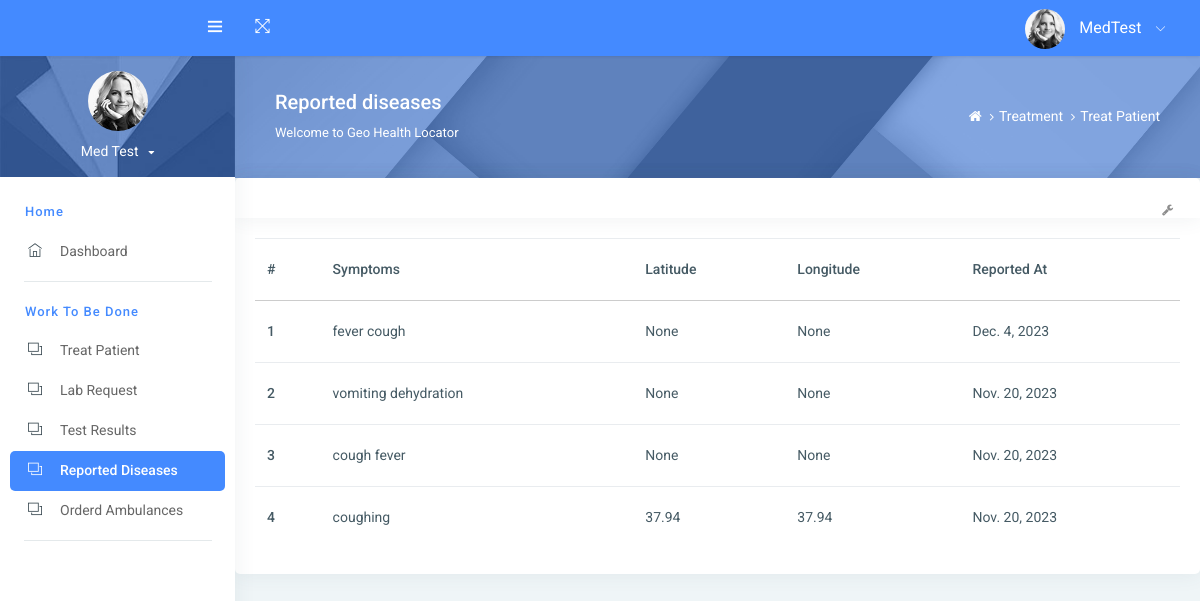
Page /diseases/ (signed in) on the earlier database version.
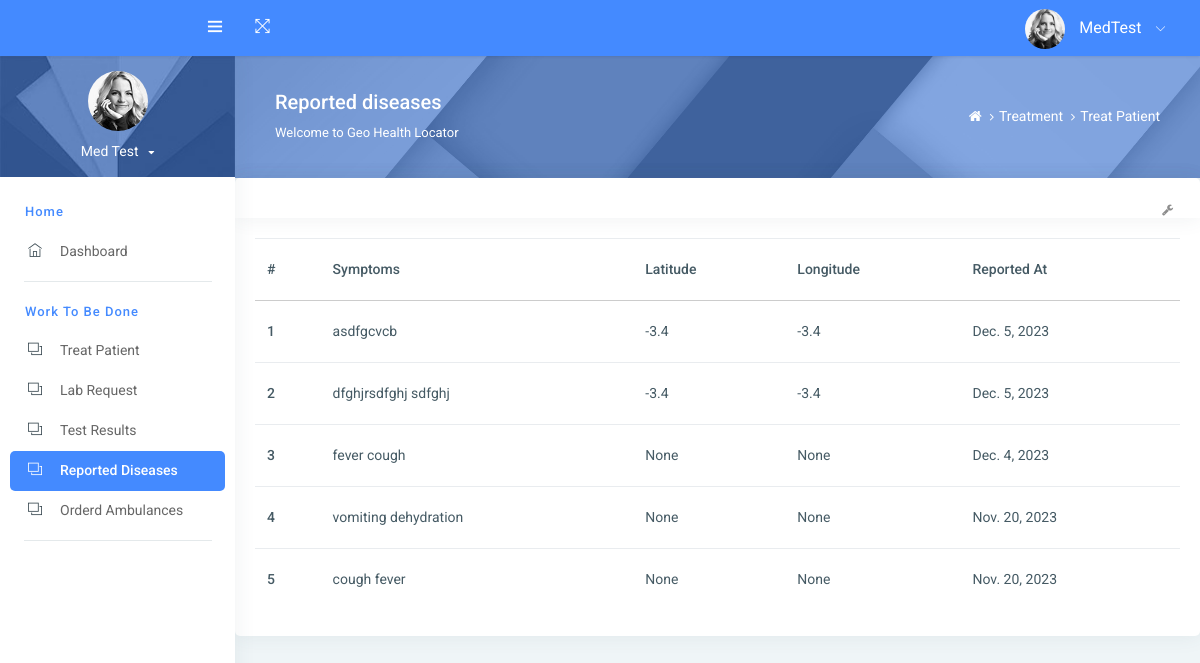
Same page on the later database version.
### accounts/models.py (models this page shows, shortened)
class TrackingModel(models.Model):
    created_at = models.DateTimeField(auto_now_add=True)
    updated_at = models.DateTimeField(auto_now=True)
    class Meta:
        abstract = True
        ordering = ["-created_at"]

class User(AbstractBaseUser, TrackingModel):
    username_validator = UnicodeUsernameValidator()
    Role_choices = (
        ("Administrator", "Administrator"),
        ("Community Member", "Community Member"),
        ("Medical Personel", "Medical Personel")
    )
    Gender_choices = (
        ("Male", "Male"),
        ("Female", "Female"),
        ("Other", "Other")
    )
    username = models.CharField(
        _('username'),
        max_length=150,
        unique=True,
        validators=[username_validator],
        error_messages={
            'unique':_("A user with that username already exists."),
        },
    )
    first_name = models.CharField(_('first name'),
                                max_length=150, blank=False, null=False
                                )
    middle_name = models.CharField(_('middle name'),
                            max_length=150, blank=True, null=True
                            )
    last_name = models.CharField(_('last name'),
                            max_length=150, blank=False, null=False
                            )
    identification = models.IntegerField(_("identification"), null=True)
    email = models.EmailField(_('email'), unique=True, error_messages={
        'unique': ('A user with email already exists.'),
    })
    gender = models.CharField(_("gender"), max_length=10, choices=Gender_choices)
    phone = PhoneNumberField(
        _('phone number'), unique=True,
        blank=True, null=True, max_length=27)
    county = models.CharField(_("county"), max_length=50,
                              blank=True, null=True)
    sub_county = models.CharField(_("sub county"), max_length=80,
                                  blank=True, null=True)
    ward = models.CharField(_("ward"), max_length=100,
                            blank=True, null=True)
    location = models.CharField(_("location"), max_length=100,
                                blank=True, null=True)
    sub_location = models.CharField(_("sub location"), max_length=100,
                                    blank=True, null=True)
    village = models.CharField(_("village"), max_length=100,
                               blank=True, null=True)
    role = models.CharField(_('Role'), max_length=17, choices=Role_choices, default="Community Member")
    is_active = models.BooleanField(_('active'), default=True)
    is_admin = models.BooleanField(_('admin'), default=False)
    is_staff = models.BooleanField(_("staff"), default=False)
    timestamp = models.DateTimeField(_("timestamp"), auto_now_add=True)
    objects = CustomManager()
    USERNAME_FIELD = 'email'
    REQUIRED_FIELDS = ['username','identification']
    @property
    def staff(self):
        return self.staff
    @property
    def active(self):
        return self.active
    @property
    def admin(self):
        return self.admin

### geo_health_app/models.py (models this page shows)
class Disease(models.Model):
    reported_to = models.CharField(_("Reported to"), max_length=50, default='Mwatate Sub-County Hospital')
    reporter = models.ManyToManyField(User)
    symptoms = models.TextField( _("Symptoms"), blank=True, null=True)
    latitude = models.FloatField(_("latitude"),
                                 blank=True, null=True)
    longitude = models.FloatField(_("longitude"),
                                  blank=True, null=True)
    reported_at = models.DateTimeField(auto_now_add=True)

class Patient(Disease):
    type_choices = (
            ("Ambulance", "Ambulance"),
            ("Disease", "Disease"),
        )
    type_l = models.CharField(_("Submision type"), max_length=20, choices=type_choices, default='Disease')
    full_name = models.CharField(_("full name"), max_length=100,unique=True)
    age = models.IntegerField(_("age"), blank=True, null=True)
    health_situation = models.TextField(_("health situation"), max_length=1000,
                                        blank=True, null=True)

class Disease(models.Model):
    reported_to = models.CharField(_("Reported to"), max_length=50, default='Mwatate Sub-County Hospital')
    reporter = models.ManyToManyField(User)
    symptoms = models.TextField( _("Symptoms"), blank=True, null=True)
    latitude = models.FloatField(_("latitude"),
                                 blank=True, null=True)
    longitude = models.FloatField(_("longitude"),
                                  blank=True, null=True)
    reported_at = models.DateTimeField(auto_now_add=True)

### geo_health_app/views.py (the view)
# urls.py: path('diseases/', views.reported_diseases, name='diseases'),
def reported_diseases(request):
    user = request.user
    medic = MedicalPersonel.objects.get(user=user)
    diseases = Patient.objects.filter(reported_to = medic.hospital.hospital_name, type_l='Disease').order_by('-reported_at')
    context = {
        'diseases':diseases,
        'nav' : 'report'
    }
    return render(request, 'diseases.html', context)

### templates/diseases.html (shortened to what this page needs)
{% extends 'hospital/base2.html' %}
{% block content %}
<div class="pcoded-content">
    <div class="page-header">
        <div class="page-block">
            <div class="row align-items-center">
                <div class="col-md-8">
                    <div class="page-header-title">
                        <h5 class="m-b-10">Reported diseases</h5>
                        <p class="m-b-0">Welcome to Geo Health Locator</p>
                    </div>
                </div>
                <div class="col-md-4">
                    <ul class="breadcrumb-title">
                        <li class="breadcrumb-item">
                            <a href="/dashboard/"> <i class="fa fa-home"></i> </a>
                        </li>
                        <li class="breadcrumb-item"><a href="#!">Treatment</a>
                        </li>
                        <li class="breadcrumb-item"><a href="#!">Treat Patient</a>
                        </li>
                    </ul>
                </div>
            </div>
        </div>
    </div>
    <div class="card">
        <div class="card-header">
            <div class="card-header-right">
                <ul class="list-unstyled card-option">
                    <li><i class="fa fa fa-wrench open-card-option"></i></li>
                </ul>
            </div>
        </div>
        <div class="card-block table-border-style">
            <div class="table-responsive">
                <table class="table table-hover">
                    <thead>
                        <tr>
                            <th>#</th>
                            <th>Symptoms</th>
                            <th>Latitude</th>
                            <th>Longitude</th>
                            <th>Reported At</th>
                        </tr>
                    </thead>
                    <tbody>
                        {% for disease in diseases %}
                        <tr>
                            <th scope="row">{{forloop.counter}}</th>
                            <td>{{disease.symptoms}}</td>
                            <td>{{disease.latitude}}</td>
                            <td>{{disease.latitude}}</td>
                            <td>{{disease.reported_at|date}}</td>
                        </tr>
                        {% endfor %}
                    </tbody>
                </table>
            </div>
        </div>
    </div>
</div>
{% endblock %}

### templates/hospital/base2.html (shortened to what this page needs)
{% load static %}
<!DOCTYPE html>
<html lang="en">
<head>
    <link rel="stylesheet" href="{% static 'assets/pages/waves/css/waves.min.css' %}" type="text/css" media="all">
    <link rel="stylesheet" type="text/css" href="{% static 'assets/css/bootstrap/css/bootstrap.min.css' %}">
    <link rel="stylesheet" type="text/css" href="{% static 'assets/icon/themify-icons/themify-icons.css' %}">
    <link rel="stylesheet" type="text/css" href="{% static 'assets/icon/font-awesome/css/font-awesome.min.css' %}">
    <link rel="stylesheet" type="text/css" href="{% static 'assets/css/jquery.mCustomScrollbar.css' %}">
    <link rel="stylesheet" href="https://www.amcharts.com/lib/3/plugins/export/export.css" type="text/css"
        media="all" />
    <link rel="stylesheet" type="text/css" href="{% static 'assets/css/style.css' %}">
</head>
<body>
    <div id="pcoded" class="pcoded">
        <div class="pcoded-container navbar-wrapper">
            <nav class="navbar header-navbar pcoded-header">
                <div class="navbar-wrapper">
                    <div class="navbar-logo">
                        <a class="mobile-menu waves-effect waves-light" id="mobile-collapse" href="#!">
                            <i class="ti-menu"></i>
                        </a>
                    </div>
                    <div class="navbar-container container-fluid">
                        <ul class="nav-left">
                            <li>
                                <a href="#!" onclick="javascript:toggleFullScreen()" class="waves-effect waves-light">
                                    <i class="ti-fullscreen"></i>
                                </a>
                            </li>
                        </ul>
                        <ul class="nav-right">
                            <li class="user-profile header-notification">
                                <a href="#!" class="waves-effect waves-light">
                                    <img src="{% static 'assets/images/avatar-4.jpg' %}" class="img-radius" alt="{{ user.profile.profile_picture.url }}">
                                    <span>{{ user.username }}</span>
                                    <i class="ti-angle-down"></i>
                                </a>
                            </li>
                        </ul>
                    </div>
                </div>
            </nav>
            <div class="pcoded-main-container">
                <div class="pcoded-wrapper">
                    <nav class="pcoded-navbar">
                        <div class="pcoded-inner-navbar main-menu">
                            <div class="">
                                <div class="main-menu-header">
                                    <img class="img-80 img-radius" src="{% static 'assets/images/avatar-4.jpg' %}"
                                        alt="User-Profile-Image">
                                    <div class="user-details">
                                        <span id="more-details">{{user.first_name}}  {{user.last_name}}<i class="fa fa-caret-down"></i></span>
                                    </div>
                                </div>
                            </div>
                            <div class="p-15 p-b-0">
                            </div>
                            <div class="pcoded-navigation-label" data-i18n="nav.category.navigation">Home</div>
                            <ul class="pcoded-item pcoded-left-item">
                                <li class="{% if nav == 'dash' %} active {% endif %}">
                                    <a href="/dashboard/" class="waves-effect waves-dark">
                                        <span class="pcoded-micon"><i class="ti-home"></i><b>D</b></span>
                                        <span class="pcoded-mtext" data-i18n="nav.dash.main">Dashboard</span>
                                    </a>
                                </li>
                            </ul>
                            <div class="pcoded-navigation-label" data-i18n="nav.category.forms">Work to be Done</div>
                            <ul class="pcoded-item pcoded-left-item">
                                <li class="{% if nav == 'treat_p' %} active {% endif %}">
                                    <a href="/treat-patient/" class="waves-effect waves-dark">
                                        <span class="pcoded-micon"><i class="ti-layers"></i><b>FC</b></span>
                                        <span class="pcoded-mtext" data-i18n="nav.form-components.main">Treat Patient</span>
                                    </a>
                                </li>
                                <li class="{% if nav == 'Lab' %} active {% endif %}">
                                    <a href="/tests/" class="waves-effect waves-dark">
                                        <span class="pcoded-micon"><i class="ti-layers"></i><b>FC</b></span>
                                        <span class="pcoded-mtext" data-i18n="nav.form-components.main">Lab Request</span>
                                    </a>
                                </li>
                                <li class="{% if nav == 'test' %} active {% endif %}">
                                    <a href="/lists/" class="waves-effect waves-dark">
                                        <span class="pcoded-micon"><i class="ti-layers"></i><b>FC</b></span>
                                        <span class="pcoded-mtext" data-i18n="nav.form-components.main">Test Results</span>
                                    </a>
                                </li>
                                <li class="{% if nav == 'report' %} active {% endif %}">
                                    <a href="/diseases/" class="waves-effect waves-dark">
                                        <span class="pcoded-micon"><i class="ti-layers"></i><b>FC</b></span>
                                        <span class="pcoded-mtext" data-i18n="nav.form-components.main">Reported Diseases</span>
                                    </a>
                                </li>
                                <li class="{% if nav == 'ambu' %} active {% endif %}">
                                    <a href="/ambulances-lists/" class="waves-effect waves-dark">
                                        <span class="pcoded-micon"><i class="ti-layers"></i><b>FC</b></span>
                                        <span class="pcoded-mtext" data-i18n="nav.form-components.main">Orderd Ambulances</span>
                                    </a>
                                </li>
                            </ul>
                        </div>
                    </nav>
                    {% block content %}
                    {% endblock content %}
                </div>
            </div>
        </div>
    </div>
</body>
</html>

Differences in the rows shown:
no longer on this page (row edited): Patient: symptoms "coughing", latitude "37.94", reported_at "Nov. 20, 2023"
added Patient: symptoms "asdfgcvcb", latitude "-3.4", reported_at "Dec. 5, 2023"
added Patient: symptoms "dfghjrsdfghj sdfghj", latitude "-3.4", reported_at "Dec. 5, 2023"
